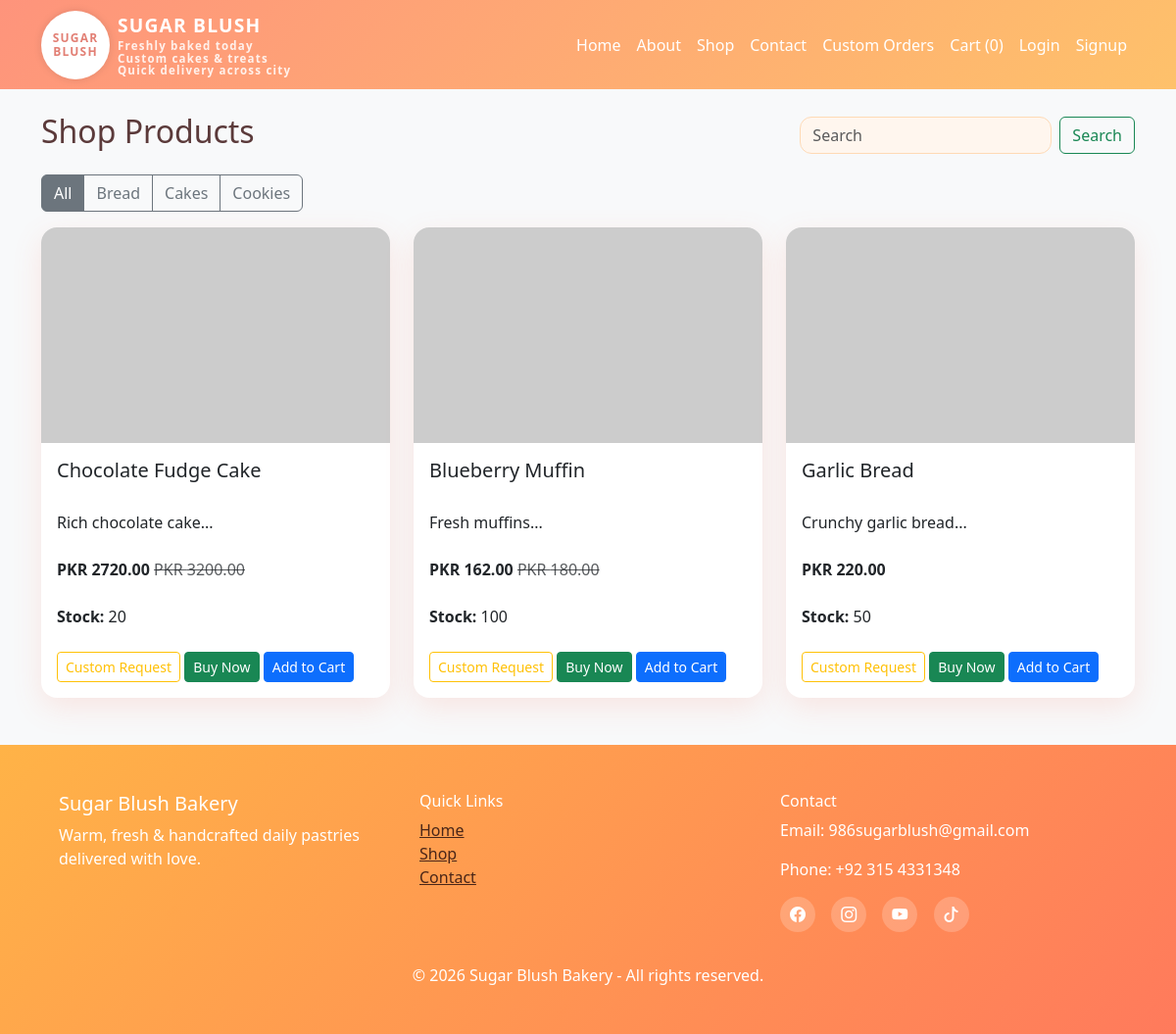
Page /shop on the committed database.
### models.py (models this page shows, shortened)
class Category(db.Model):
    id = db.Column(db.Integer, primary_key=True)
    name = db.Column(db.String(80), unique=True, nullable=False)
    products = db.relationship('Product', backref='category', lazy=True)

class Product(db.Model):
    id = db.Column(db.Integer, primary_key=True)
    name = db.Column(db.String(120), nullable=False)
    description = db.Column(db.Text, nullable=False)
    category_id = db.Column(db.Integer, db.ForeignKey('category.id'), nullable=True)
    image = db.Column(db.String(255), nullable=True)
    price = db.Column(db.Float, nullable=False, default=0.0)
    sale_price = db.Column(db.Float, nullable=False, default=0.0)
    making_cost = db.Column(db.Float, nullable=False, default=0.0)
    discount = db.Column(db.Float, default=0.0)
    stock = db.Column(db.Integer, nullable=False, default=0)
    is_active = db.Column(db.Boolean, nullable=False, default=True)
    created_at = db.Column(db.DateTime, default=datetime.utcnow)
    addons = db.relationship('ProductAddOn', backref='product', lazy=True, cascade='all, delete-orphan')
    @property
    def price_after_discount(self):
        base_price = self.sale_price if self.sale_price is not None and self.sale_price > 0 else self.price
        return float(base_price) * (1 - float(self.discount) / 100)

### app.py (the view, shortened to what this page needs)
@app.route('/shop')
def shop():
    query = request.args.get('q', '')
    cat_id = request.args.get('category_id')
    cat_name = request.args.get('category', '')
    page = int(request.args.get('page', 1))
    per_page = 9
    products_q = Product.query.filter(Product.is_active == True)
    if cat_id:
        try:
            cat_id = int(cat_id)
            products_q = products_q.filter(Product.category_id == cat_id)
        except ValueError:
            cat_id = None
    elif cat_name:
        products_q = products_q.join(Category).filter(Category.name.ilike(f'%{cat_name}%'))
    products = products_q.order_by(Product.created_at.desc()).paginate(page=page, per_page=per_page, error_out=False)
    if page > products.pages and products.pages > 0:
        return redirect(url_for('shop', page=products.pages, q=query, category=cat_name, category_id=cat_id))
    if page < 1:
        return redirect(url_for('shop', page=1, q=query, category=cat_name, category_id=cat_id))
    return render_template('shop.html', products=products, page=page, per_page=per_page)

### templates/shop.html (shortened to what this page needs)
{% extends 'base.html' %}
{% block content %}
<div class="d-flex justify-content-between align-items-center mb-3">
  <h2>Shop Products</h2>
  <form class="d-flex" method="get" action="{{ url_for('shop') }}">
    <input class="form-control me-2" name="q" type="search" placeholder="Search" value="{{ request.args.get('q','') }}">
    <button class="btn btn-outline-success" type="submit">Search</button>
  </form>
</div>
<div class="row mb-3">
  <div class="col-12 d-flex flex-wrap align-items-center gap-2">
    <div id="category-filters" class="btn-group" role="group">
      <a class="btn btn-secondary category-filter" href="{{ url_for('shop') }}">All</a>
      {% for c in categories %}
        <a class="btn btn-outline-secondary category-filter" href="{{ url_for('shop', category_id=c.id) }}">{{ c.name }}</a>
      {% endfor %}
    </div>
  </div>
</div>
<div class="row">
  {% for p in products %}
  <div class="col-sm-6 col-lg-4 mb-4">
    <div class="card product-card h-100" onclick="window.location='{{ url_for('product_detail', product_id=p.id) }}';" style="cursor:pointer;">
      <img src="{{ p.image }}" class="card-img-top" alt="{{ p.name }}">
      <div class="card-body d-flex flex-column">
        <h5 class="card-title">{{ p.name }}</h5>
        <p class="card-text">{{ p.description[:80] }}...</p>
        <p class="card-text"><strong>PKR {{ '%.2f'|format(p.price_after_discount) }}</strong>
          {% if p.discount > 0 %}<span class="text-muted text-decoration-line-through">PKR {{ '%.2f'|format(p.sale_price) }}</span>{% endif %}
        </p>
        <p class="card-text">
          <strong>Stock:</strong> {% if p.stock and p.stock > 0 %}{{ p.stock }}{% else %}<span class="text-danger fw-bold">Out of stock</span>{% endif %}
        </p>
        <div class="mt-auto">
          <a class="btn btn-sm btn-outline-warning" href="{{ url_for('custom_orders') }}" onclick="event.stopPropagation();">Custom Request</a>
          <form action="{{ url_for('buy_now', product_id=p.id) }}" method="post" class="d-inline" onclick="event.stopPropagation();">
            <button class="btn btn-sm btn-success" {% if p.stock <= 0 %}disabled{% endif %}>Buy Now</button>
          </form>
          <form action="{{ url_for('add_to_cart', product_id=p.id) }}" method="post" class="d-inline" onclick="event.stopPropagation();">
            <button class="btn btn-sm btn-primary" {% if p.stock <= 0 %}disabled{% endif %}>Add to Cart</button>
          </form>
        </div>
      </div>
    </div>
  </div>
  {% else %}
  <div class="col-12"><p>No products found.</p></div>
  {% endfor %}
</div>
{% endblock %}

### templates/base.html (shortened to what this page needs)
<!doctype html>
<html lang="en">
  <head>
    <link href="https://cdn.jsdelivr.net/npm/bootstrap@5.3.2/dist/css/bootstrap.min.css" rel="stylesheet">
    <link href="https://cdn.jsdelivr.net/npm/bootstrap-icons@1.10.5/font/bootstrap-icons.css" rel="stylesheet">
    <link rel="stylesheet" href="{{ url_for('static', filename='css/style.css') }}">
  </head>
  <body class="bg-light" style="background: #FFF7F3;">
    <nav class="navbar navbar-expand-lg sticky-top">
      <div class="container">
        <a class="navbar-brand d-flex align-items-center" href="{{ url_for('home') }}">
          <div class="d-flex align-items-center">
            <div class="logo-circle">
              {% if site_logo %}
                <img src="{{ site_logo }}" alt="Sugar Blush Logo">
              {% else %}
                <span style="font-size: .75rem; font-weight:700; text-align:center; line-height:1.1; color:#E27F74;">SUGAR<br>BLUSH</span>
              {% endif %}
            </div>
            <div class="brand-text-wrapper ms-2">
              <span class="brand-title">SUGAR BLUSH</span>
              <div class="brand-details text-muted">
                <small>Freshly baked today</small>
                <small>Custom cakes & treats</small>
                <small>Quick delivery across city</small>
              </div>
            </div>
          </div>
        </a>
        <div class="collapse navbar-collapse" id="mainNav">
          <ul class="navbar-nav ms-auto">
            <li class="nav-item"><a class="nav-link" href="{{ url_for('home') }}">Home</a></li>
            <li class="nav-item"><a class="nav-link" href="{{ url_for('about') }}">About</a></li>
            <li class="nav-item"><a class="nav-link" href="{{ url_for('shop') }}">Shop</a></li>
            <li class="nav-item"><a class="nav-link" href="{{ url_for('contact') }}">Contact</a></li>
            <li class="nav-item"><a class="nav-link" href="{{ url_for('custom_orders') }}">Custom Orders</a></li>
            {% if current_user.is_authenticated %}
            <li class="nav-item"><a class="nav-link" href="{{ url_for('profile') }}">Profile</a></li>
            <li class="nav-item"><a class="nav-link" href="{{ url_for('order_history') }}">Order History</a></li>
            <li class="nav-item"><a class="nav-link" href="{{ url_for('cart') }}">Cart ({{ cart_count }})</a></li>
            <li class="nav-item"><a class="nav-link" href="{{ url_for('logout') }}">Logout</a></li>
            {% else %}
            <li class="nav-item"><a class="nav-link disabled" href="#" tabindex="-1" aria-disabled="true" title="Please login to access cart">Cart ({{ cart_count }})</a></li>
            <li class="nav-item"><a class="nav-link" href="{{ url_for('login') }}">Login</a></li>
            <li class="nav-item"><a class="nav-link" href="{{ url_for('signup') }}">Signup</a></li>
            {% endif %}
          </ul>
        </div>
      </div>
    </nav>
    <section class="container mt-4">
      {% block content %}{% endblock %}
    </section>
    <footer class="footer mt-4 p-5">
      <div class="container text-white">
        <div class="row">
          <div class="col-md-4 mb-3">
            <h5 class="text-white">Sugar Blush Bakery</h5>
            <p>Warm, fresh &amp; handcrafted daily pastries delivered with love.</p>
          </div>
          <div class="col-md-4 mb-3">
            <h6>Quick Links</h6>
            <ul class="list-unstyled">
              <li><a href="{{ url_for('home') }}">Home</a></li>
              <li><a href="{{ url_for('shop') }}">Shop</a></li>
              <li><a href="{{ url_for('contact') }}">Contact</a></li>
            </ul>
          </div>
          <div class="col-md-4 mb-3">
            <h6>Contact</h6>
            <p>Email: 986sugarblush@gmail.com </p>
            <p>Phone: +92 315 4331348 </p>
            <div class="social-icons mt-2">
              <a href="{{ facebook_url }}" target="_blank" rel="noreferrer"><i class="bi bi-facebook"></i></a>
              <a href="{{ instagram_url }}" target="_blank" rel="noreferrer"><i class="bi bi-instagram"></i></a>
              <a href="{{ youtube_url }}" target="_blank" rel="noreferrer"><i class="bi bi-youtube"></i></a>
              <a href="{{ tiktok_url }}" target="_blank" rel="noreferrer"><i class="bi bi-tiktok"></i></a>
            </div>
          </div>
        </div>
        <div class="text-center mt-3">&copy; {{ datetime.utcnow().year }} Sugar Blush Bakery - All rights reserved.</div>
      </div>
    </footer>
  </body>
</html>

### static/css/style.css (style rules this page uses)
body { background: #FFF7F3; color: #5B3A3A; font-family: 'Segoe UI', Tahoma, Geneva, Verdana, sans-serif; }
:root { --primary: #FF7A5C; --secondary: #FFB347; --accent: #FF4D6D; --light: #FFF7F3; --mid: #FFD7BA; --text: #5B3A3A; }
.navbar { background: linear-gradient(135deg, rgba(255,122,92,.8), rgba(255,179,71,.8)); backdrop-filter: blur(8px); min-height: 56px; padding: 0.35rem 0.8rem; }
.navbar-brand { font-weight: 800; color: #fff; letter-spacing: .06em; }
.navbar-brand .brand-text-wrapper { display: flex; flex-direction: column; }
.navbar-brand .brand-title { font-size: 1.2rem; font-weight: 800; color: #fff; }
.navbar-brand .brand-details small { display: block; font-size: 0.72rem; line-height: 1.1; color: #fff; opacity: 0.85; }
.nav-link { color: #fff !important; position: relative; }
.logo-circle, .invoice-logo-circle { width: 70px; height: 70px; border-radius: 50%; background: #fff; display: flex; align-items: center; justify-content: center; overflow: hidden; box-shadow: 0 0 8px rgba(0,0,0,0.12); }
.nav-link::after { content: ''; position: absolute; bottom: -2px; left: 0; width: 0; height: 3px; background: #fff; transition: width .3s ease; }
.product-card { background: #fff; border: none; border-radius: 18px; box-shadow: 0 10px 30px rgba(255,122,92,.15); transition: transform .3s ease, box-shadow .3s ease; overflow: hidden; display: flex; flex-direction: column; height: 100%; }
.product-card img { transition: transform .4s ease; width:100%; height:220px; object-fit:cover; display:block; }
.product-card .card-body { display: flex; flex-direction: column; justify-content: space-between; min-height:140px; }
.product-card .card-title { min-height: 45px; margin-bottom: 0.5rem; }
.product-card .card-text { min-height: 40px; margin-bottom: 0.5rem; }
.form-control { border-radius: 12px; border: 1px solid #FFDAB5; background-color: #FFF6EE; transition: border-color .25s, box-shadow .25s; }
.card { border-radius: 16px; border:none; }
.footer { background: linear-gradient(135deg, #FFB347,#FF7A5C); color:#40281A; }
.footer a { color:#4a2618; }
.footer .social-icons a { margin-right: 12px; color:#fff; width:36px;height:36px;display:inline-flex;align-items:center;justify-content:center;background:rgba(255,255,255,.2);border-radius:50%;transition: transform .25s; }

### rows in the picture
Category: name "Bread"
Category: name "Cakes"
Category: name "Cookies"
Product: name "Chocolate Fudge Cake", description "Rich chocolate cake", price_after_discount "2720.00", sale_price "3200.00", stock "20"
Product: name "Blueberry Muffin", description "Fresh muffins", price_after_discount "162.00", sale_price "180.00", stock "100"
Product: name "Garlic Bread", description "Crunchy garlic bread", price_after_discount "220.00", stock "50"

### other values in the picture
{{ cart_count }} "0"
